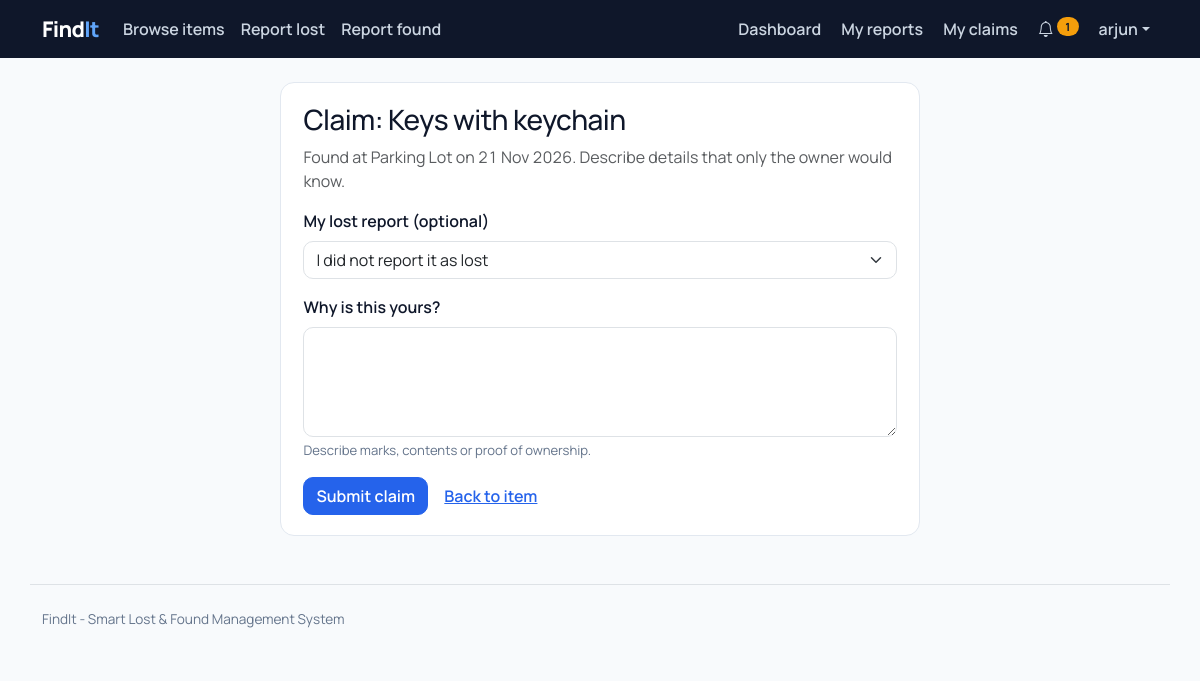
Page /claim/2/ (signed in) on the committed database.
### portal/models.py (models this page shows, shortened)
class ItemBase(models.Model):
    STATUS_OPEN, STATUS_MATCHED, STATUS_CLAIMED, STATUS_RECOVERED = "open", "matched", "claimed", "recovered"
    STATUS_CHOICES = [
        (STATUS_OPEN, "Open"),
        (STATUS_MATCHED, "Matched"),
        (STATUS_CLAIMED, "Claimed"),
        (STATUS_RECOVERED, "Recovered"),
    ]
    APPROVAL_CHOICES = [("pending", "Pending review"), ("approved", "Approved"), ("rejected", "Rejected")]
    user = models.ForeignKey(settings.AUTH_USER_MODEL, on_delete=models.CASCADE, related_name="%(class)s_set")
    item_name = models.CharField(max_length=120)
    category = models.ForeignKey(Category, on_delete=models.PROTECT)
    description = models.TextField(help_text="Brand, size, marks, anything that identifies the item.")
    colour = models.CharField(max_length=40)
    location = models.CharField(max_length=160)
    date = models.DateField()
    image = models.ImageField(upload_to="items/%Y/%m/", blank=True, null=True)
    status = models.CharField(max_length=10, choices=STATUS_CHOICES, default=STATUS_OPEN)
    approval = models.CharField(max_length=10, choices=APPROVAL_CHOICES, default="approved")
    hide_contact = models.BooleanField(
        "Keep my contact details private", default=False,
        help_text="Others will not see your phone/email. Updates reach you through notifications.",
    )
    created_at = models.DateTimeField(auto_now_add=True)
    class Meta:
        abstract = True
        ordering = ["-created_at"]
    def __str__(self):
        return f"{self.item_name} ({self.kind})"
    def get_absolute_url(self):
        return reverse("item_detail", args=[self.kind, self.pk])

class FoundItem(ItemBase):
    kind = "found"
    verification_question = models.CharField(
        max_length=200, blank=True,
        help_text="A question only the real owner can answer, e.g. 'What is the wallpaper on the phone?'",
    )
    verification_answer = models.CharField(
        max_length=200, blank=True, help_text="The correct answer. Only the admin can see this.",
    )
    class Meta(ItemBase.Meta):
        verbose_name = "found item"

### portal/views.py (the view, shortened to what this page needs)
# urls.py: path("claim/<int:pk>/", views.claim_create, name="claim_create"),
@login_required
def claim_create(request, pk):
    found = get_object_or_404(FoundItem, pk=pk, approval="approved")
    if found.user_id == request.user.id:
        messages.error(request, "You cannot claim an item you reported as found.")
        return redirect(found)
    if found.status not in ("open", "matched"):
        messages.error(request, "This item has already been claimed.")
        return redirect(found)
    if Claim.objects.filter(user=request.user, found_item=found).exists():
        messages.info(request, "You have already submitted a claim for this item.")
        return redirect("my_claims")
    form = ClaimForm(request.POST or None, user=request.user, found_item=found)
    return render(request, "portal/claim_form.html", {"form": form, "item": found})

### portal/forms.py
class ClaimForm(BootstrapMixin, forms.ModelForm):
    class Meta:
        model = Claim
        fields = ["lost_item", "claim_description", "verification_response"]
    def __init__(self, *args, user=None, found_item=None, **kwargs):
        super().__init__(*args, **kwargs)
        self._style()
        self.fields["lost_item"].queryset = LostItem.objects.filter(user=user, approval="approved").exclude(status="recovered")
        self.fields["lost_item"].empty_label = "I did not report it as lost"
        self.fields["lost_item"].required = False
        self.fields["claim_description"].widget.attrs["rows"] = 4
        if found_item and found_item.verification_question:
            self.fields["verification_response"].label = found_item.verification_question
            self.fields["verification_response"].required = True
        else:
            del self.fields["verification_response"]

### portal/context_processors.py (called while the page is built)
def notifications(request):
    if request.user.is_authenticated:
        return {"unread_count": request.user.notifications.filter(is_read=False).count()}
    return {"unread_count": 0}

### portal/forms.py (called while the page is built)
    def _style(self):
        for field in self.fields.values():
            w = field.widget
            if isinstance(w, forms.CheckboxInput):
                w.attrs["class"] = "form-check-input"
            elif isinstance(w, (forms.Select, forms.SelectMultiple)):
                w.attrs["class"] = "form-select"
            elif isinstance(w, forms.ClearableFileInput):
                w.attrs["class"] = "form-control"
            else:
                w.attrs["class"] = "form-control"

### portal/templatetags/findit_tags.py (called while the page is built)
@register.simple_tag(takes_context=True)
def active(context, *names):
    match = context["request"].resolver_match
    return "active" if match and match.url_name in names else ""

### templates/portal/claim_form.html (shortened to what this page needs)
{% extends "base.html" %}
{% block content %}
<div class="panel mx-auto" style="max-width:640px">
  <h1 class="h3">Claim: {{ item.item_name }}</h1>
  <p class="text-muted">Found at {{ item.location }} on {{ item.date|date:"d M Y" }}. Describe details that only the owner would know.</p>
  <form method="post" novalidate>
    {% include "portal/_form.html" %}
    <button class="btn btn-primary" type="submit">Submit claim</button>
    <a class="btn btn-link" href="{{ item.get_absolute_url }}">Back to item</a>
  </form>
</div>
{% endblock %}

### templates/base.html (shortened to what this page needs)
{% load static findit_tags %}<!doctype html>
<html lang="en">
<head>
  <link href="https://cdn.jsdelivr.net/npm/bootstrap@5.3.3/dist/css/bootstrap.min.css" rel="stylesheet">
  <link href="https://cdn.jsdelivr.net/npm/bootstrap-icons@1.11.3/font/bootstrap-icons.min.css" rel="stylesheet">
  <link href="{% static 'css/style.css' %}" rel="stylesheet">
</head>
<body>
<nav class="navbar navbar-expand-lg fi-nav navbar-dark">
  <div class="container">
    <a class="navbar-brand" href="{% url 'home' %}">Find<span class="dot">It</span></a>
    <div class="collapse navbar-collapse" id="nav">
      <ul class="navbar-nav me-auto">
        <li class="nav-item"><a class="nav-link {% active 'browse' %}" href="{% url 'browse' %}">Browse items</a></li>
        <li class="nav-item"><a class="nav-link {% active 'report_lost' %}" href="{% url 'report_lost' %}">Report lost</a></li>
        <li class="nav-item"><a class="nav-link {% active 'report_found' %}" href="{% url 'report_found' %}">Report found</a></li>
      </ul>
      <ul class="navbar-nav align-items-lg-center gap-lg-1">
        {% if user.is_authenticated %}
          <li class="nav-item"><a class="nav-link {% active 'dashboard' %}" href="{% url 'dashboard' %}">Dashboard</a></li>
          <li class="nav-item"><a class="nav-link {% active 'my_reports' %}" href="{% url 'my_reports' %}">My reports</a></li>
          <li class="nav-item"><a class="nav-link {% active 'my_claims' %}" href="{% url 'my_claims' %}">My claims</a></li>
          <li class="nav-item">
            <a class="nav-link" href="{% url 'notifications' %}" aria-label="Notifications">
              <i class="bi bi-bell"></i>{% if unread_count %} <span class="badge badge-count rounded-pill">{{ unread_count }}</span>{% endif %}
            </a>
          </li>
          <li class="nav-item dropdown">
            <a class="nav-link dropdown-toggle" href="#" data-bs-toggle="dropdown">{{ user.username }}</a>
          </li>
        {% else %}
          <li class="nav-item"><a class="nav-link" href="{% url 'login' %}">Log in</a></li>
          <li class="nav-item"><a class="btn btn-primary btn-sm ms-lg-2" href="{% url 'register' %}">Create account</a></li>
        {% endif %}
      </ul>
    </div>
  </div>
</nav>
<main class="container py-4">{% block content %}{% endblock %}</main>
<footer class="container py-4 border-top mt-4">
  FindIt - Smart Lost &amp; Found Management System
</footer>
</body>
</html>

### static/css/style.css (style rules this page uses)
:root { --fi-primary: #2563EB; --fi-primary-dark: #1D4ED8; --fi-navy: #0F172A; --fi-bg: #F8FAFC; --fi-success: #16A34A; --fi-warning: #F59E0B; --fi-border: #E2E8F0; --fi-muted: #64748B; --bs-primary: #2563EB; --bs-primary-rgb: 37, 99, 235; --bs-link-color: #2563EB; --bs-link-hover-color: #1D4ED8; --bs-body-font-family: "Manrope", system-ui, -apple-system, "Segoe UI", sans-serif; }
body { background: var(--fi-bg); color: var(--fi-navy); font-feature-settings: "tnum"; }
h1, h2, h3, h4, h5 { font-weight: 800; letter-spacing: -0.02em; }
.btn-primary { --bs-btn-bg: var(--fi-primary); --bs-btn-border-color: var(--fi-primary); --bs-btn-hover-bg: var(--fi-primary-dark); --bs-btn-hover-border-color: var(--fi-primary-dark); --bs-btn-active-bg: var(--fi-primary-dark); --bs-btn-active-border-color: var(--fi-primary-dark); --bs-btn-disabled-bg: var(--fi-primary); --bs-btn-disabled-border-color: var(--fi-primary); }
.btn, .form-control, .form-select { border-radius: 10px; }
.btn { font-weight: 600; }
.fi-nav { background: var(--fi-navy); }
.fi-nav .navbar-brand { font-weight: 800; letter-spacing: -0.03em; font-size: 1.35rem; }
.fi-nav .navbar-brand .dot { color: #60A5FA; }
.fi-nav .nav-link { color: #CBD5E1; font-weight: 600; }
.badge-count { background: var(--fi-warning); color: var(--fi-navy); font-size: .7rem; vertical-align: top; }
.panel { background: #fff; border: 1px solid var(--fi-border); border-radius: 14px; padding: 1.25rem 1.4rem; }
footer { color: var(--fi-muted); font-size: .85rem; }

### rows in the picture
FoundItem: item_name "Keys with keychain", location "Parking Lot", date "21 Nov 2026"

### other values in the picture
{{ unread_count }} "1"
{{ user.username }} "arjun"
{{ field.label }} "My lost report (optional)" "Why is this yours?"
{{ field.help_text|safe }} "Describe marks, contents or proof of ownership."
